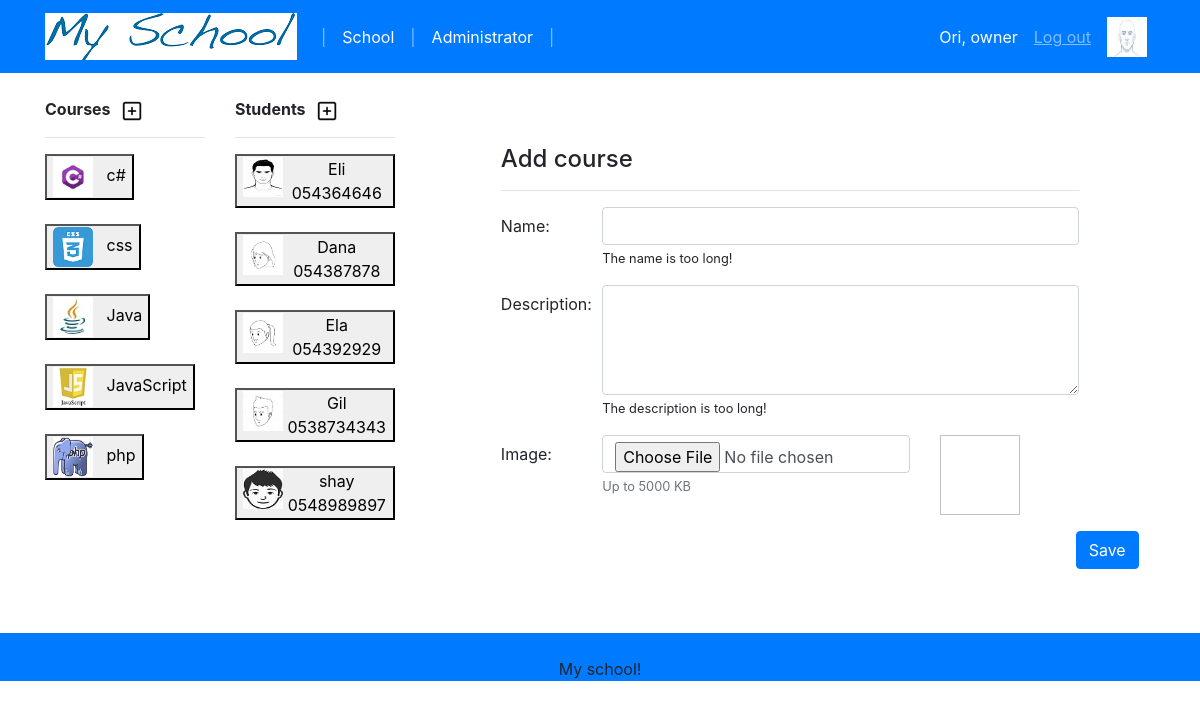
Screenshot of /view/add-edit-course.php (signed in) with the database file from the repository.
### tables this page shows
CREATE TABLE `course` (
  `course_id` int(11) NOT NULL,
  `course_name` varchar(20) NOT NULL,
  `course_description` varchar(250) NOT NULL,
  `course_image` varchar(55) NOT NULL
);

CREATE TABLE `student` (
  `student_id` int(11) NOT NULL,
  `student_name` varchar(20) NOT NULL,
  `student_phone` varchar(15) NOT NULL,
  `student_email` varchar(25) NOT NULL,
  `student_image` varchar(55) NOT NULL
);

### controller/course-controller.php (called while the page is built, shortened)
<?php
    require_once dirname(__FILE__).'/controller.php';
    require_once dirname(dirname(__FILE__)).'/bl/bl-course.php';
    class CourseController extends Controller {
        public function __construct(){
            $this->bl = new businessLogicCourse;
        }
    }
?>

### dal.php (called while the page is built, shortened)
<?php
    class DataAccessLayer
    {
        private $host = '127.0.0.1';
        private $db = 'school';
        private $user = 'root';
        private $pass = '';
        private $charset = 'utf8';
        private $dsn;
        private $opt = [
            PDO::ATTR_ERRMODE => PDO::ERRMODE_EXCEPTION,
            PDO::ATTR_DEFAULT_FETCH_MODE => PDO::FETCH_ASSOC,
            PDO::ATTR_EMULATE_PREPARES => false,
        ];
        public function __construct()
        {
            $this->dsn = "mysql:host=$this->host;dbname=$this->db;charset=$this->charset";
        }
        public function select($query, $param = null){
            $pdo = new PDO($this->dsn, $this->user, $this->pass, $this->opt);
            $statement = $pdo->prepare($query);
            if (empty($param))
                $statement->execute();
            else
                $statement->execute($param);
            return $statement;
        }
    }
?>

### bl/bl-course.php (called while the page is built, shortened)
<?php
    require_once dirname(dirname(__FILE__)).'/model/course-model.php';
    class businessLogicCourse extends BusinessLogic{
        public function get() {
            $query = 'SELECT * FROM `course`';
            $results = $this->dal->select($query);
            $resultsArray = [];
            while ($row = $results->fetch()) {
                array_push($resultsArray, new courseModel($row));
            }
            return $resultsArray;
        }
    }
?>

### controller/controller.php (called while the page is built, shortened)
<?php
abstract class Controller {
    protected $bl;
    public function actionGet(){
        $result = $this->bl->get();
        return $result;
    }
}

### model/course-model.php (called while the page is built, shortened)
<?php
    class CourseModel {
        private $course_id;
        private $course_name;
        private $course_image;
        function __construct($array) {
            if (isset($array['course_id']))
                $this->course_id = $array['course_id'];
            $this->course_name = $array['course_name'];
            $this->course_image = $array['course_image'];
        }
        function getCourseId() {
            return $this->course_id;
        }
        function getCourseName() {
            return $this->course_name;
        }
        function getCourseImage() {
            return $this->course_image;
        }
    }
?>

### controller/student-controller.php (called while the page is built, shortened)
<?php
    require_once dirname(__FILE__).'/controller.php';
    require_once dirname(dirname(__FILE__)).'/bl/bl-student.php';
    class StudentController extends Controller {
        public function __construct(){
            $this->bl = new businessLogicStudent;
        }
    }
?>

### bl/bl-student.php (called while the page is built, shortened)
<?php
    require_once dirname(dirname(__FILE__)).'/model/student-model.php';
    class businessLogicStudent extends BusinessLogic{
        public function get(){
            $query = 'SELECT * FROM `student`';
            $results = $this->dal->select($query);
            $resultsArray = [];
            while ($row = $results->fetch()) {
                array_push($resultsArray, new studentModel($row));
            }
            return $resultsArray;
        }
    }
?>

### model/student-model.php (called while the page is built, shortened)
<?php
    class StudentModel {
        private $student_id;
        private $student_name;
        private $student_phone;
        private $student_image;
        function __construct($array) {
            if (isset($array['student_id']))
                $this->student_id = $array['student_id'];
            $this->student_name = $array['student_name'];
            $this->student_phone = $array['student_phone'];
            $this->student_image = $array['student_image'];
        }
        function getStudentId() {
            return $this->student_id;
        }
        function getStudentName() {
            return $this->student_name;
        }
        function getStudentPhone() {
            return $this->student_phone;
        }
        function getStudentImage() {
            return $this->student_image;
        }
    }
?>

### view/side-school.php (the view, shortened to what this page needs)
<?php
    include dirname(__FILE__).'/header.php';
    require_once dirname(dirname(__FILE__)).'/controller/course-controller.php';
    require_once dirname(dirname(__FILE__)).'/controller/student-controller.php';
    $cCtrl = new CourseController;
    $courses = $cCtrl->actionGet();
    $sCtrl = new StudentController;
    $students = $sCtrl->actionGet();
?>
    <div class="row">
        <div class="col-sm-2">
            <div class="font-weight-bold">
                Courses &nbsp;
                <a class="nav-item active" href="view/add-edit-course.php"><img src="upload/plus.png" width="20px" height="20px"/> </a>
            </div>
            <hr>
            <form action='view/details-course.php' method='POST'>
                <?php
                    foreach ($courses as $course) { ?>
                        <div>
                            <button class="nav-item active design-hides" name="courseId" value="<?php echo $course->getCourseId() ?>">
                                <img src="upload/<?php echo $course->getCourseImage() ?>" width="40px" height="40px"/>
                                <?php echo $course->getCourseName() ?>
                            </button>
                        </div>
                        <br>
                <?php } ?>
            </form>
        </div>
        <div class="col-sm-2">
            <div class="font-weight-bold">
                Students &nbsp;
                <a class="nav-item active" href="view/add-edit-student.php"><img src="upload/plus.png" width="20px" height="20px"/> </a>
            </div>
            <hr>
            <form action='view/details-student.php' method='POST'>
                <?php
                    foreach ($students as $student) {
                ?>
                        <button class="nav-item active design-hides" name="studentId" value="<?php echo $student->getStudentId() ?>">
                            <div class = "row">
                                <div class="col-sm-3">
                                    <img src="upload/<?php echo $student->getStudentImage() ?>" width="40px" height="40px"/>
                                </div>
                                <div class="col-sm-9">
                                    <div> <?php echo $student->getStudentName() ?> </div>
                                    <div> <?php echo $student->getStudentPhone() ?> </div>
                                </div>
                            </div>
                        </button>
                        <br>
                        <br>
                <?php } ?>
            </form>
        </div>
        <div class="col-sm-8">
        <br>

### rows the page displays
course: $course->getCourseId() 1 (drawn), course_image (picture), course_name "c#"
course: $course->getCourseId() 2 (drawn), course_image (picture), course_name "css"
course: $course->getCourseId() 3 (drawn), course_image (picture), course_name "Java"
course: $course->getCourseId() 5 (drawn), course_image (picture), course_name "JavaScript"
course: $course->getCourseId() 6 (drawn), course_image (picture), course_name "php"
student: $student->getStudentId() 1 (drawn), student_image (picture), student_name "Eli", student_phone "054364646"
student: $student->getStudentId() 2 (drawn), student_image (picture), student_name "Dana", student_phone "054387878"
student: $student->getStudentId() 3 (drawn), student_image (picture), student_name "Ela", student_phone "054392929"
student: $student->getStudentId() 4 (drawn), student_image (picture), student_name "Gil", student_phone "0538734343"
student: $student->getStudentId() 5 (drawn), student_image (picture), student_name "shay", student_phone "0548989897"

### other values shown
$_SESSION['name'] "Ori"
$_SESSION['nameRole'] "owner"
$maxSizeImage "5000"
